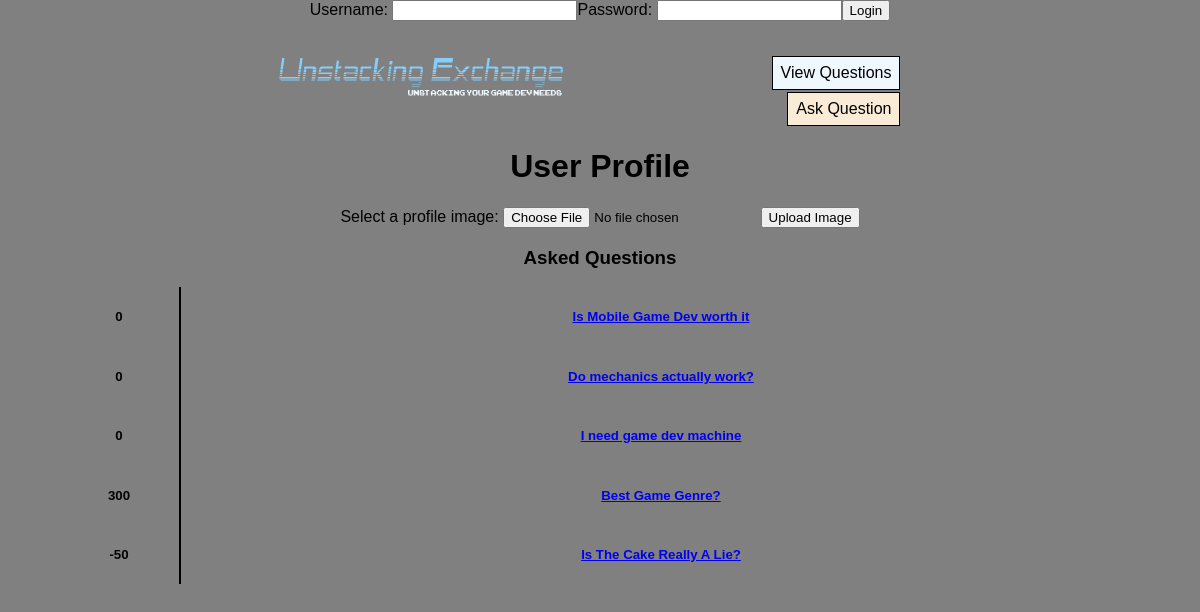
The app's page /profile.php with its own data.
### tables this page shows
CREATE TABLE `Questions` (
  `id` int(11) NOT NULL AUTO_INCREMENT,
  `questionScore` int(250) NOT NULL,
  `questionTitle` varchar(250) NOT NULL,
  `questionBody` varchar(8000) NOT NULL,
  `questionPoster` varchar(250) NOT NULL,
  PRIMARY KEY (`id`)
);

### profile.php (the view, shortened to what this page needs)
<!DOCTYPE html>
<html lang="en">
    <head>
        <link rel="stylesheet" type="text/css" href="CSS/stylesheet.css">
    </head>
    <body>
        <div id="Header">
            <?PHP
                    if (isset($_SESSION["USER"]))
                    {
                        echo "<form class=\"FormLogin\" action=\"PHP/Logout.php\" method=\"post\">";
                        echo "<b>Welcome: <a href=\"profile.php?id=\"".$_SESSION["USERID"]."\">".$_SESSION["USER"]."</a></b>";
                        echo "&nbsp&nbsp&nbsp";
                        echo "<input type=\"submit\" name=\"submit\" value=\"Logout\">";
                        echo "</form>";
                    }
                    else
                    {
                        echo "<form class=\"FormLogin\" action=\"PHP/Login.php\" method=\"post\">";
                        echo "Username: <input type=\"text\" name=\"LoginUsername\">";
                        echo "Password: <input type=\"password\" name=\"LoginPassword\">";
                        echo "<input type=\"submit\" name=\"submit\" value=\"Login\">";
                        echo "</form>";
                    }
                ?>
            <div class="Navigation">
                <h1>
                    <a href="index.php"><img src="images/Logo.png" class="logo"></a>
                </h1>
                <ul>
                    <li><a href="#" class="active">View Questions</a></li>
                    <li><A href="ask.php">Ask Question</a></li>
                </ul>
            </div>
            <div class="Profile">
                <h1>
                    User Profile
                </h1>
                <form action="PHP/Upload.php" method="post" enctype="multipart/form-data">
                    Select a profile image:
                    <input type="file" name="fileToUpload" id="fileToUpload">
                    <input type="submit" value="Upload Image" name="submit">
                </form>
                <h3>Asked Questions</h3>
                    <?php
                        $sql = "SELECT * FROM Questions ORDER BY id DESC LIMIT 5";
                        $result = mysqli_query($conn, $sql);
                        if (mysqli_num_rows($result) > 0)
                        {
                            while ($row = mysqli_fetch_assoc($result))
                            {
                                echo "<div>";
                                    echo "<div id=\"questionScore\">";
                                        echo "<h5>" . $row["questionScore"] . "</h5>";
                                    echo "</div>";
                                    echo "<div id=\"questionTitleLink\">";
                                        echo "<a href=\"QuestionView.php?id=" . $row["id"]. "\">";
                                            echo "<h5>" . $row["questionTitle"] . "</h5>" . "</a>";
                                    echo "</div>";
                                echo "</div>";
                            }
                        }else {
                            echo "<div>";
                            echo "<h5>";
                            echo "0 Results Found";
                            echo "</h5>";
                            echo "</div>";
                        }
                    ?>
            </div>
        </div>
    </body>
</html>

### CSS/stylesheet.css (style rules this page uses)
body { background: Gray; margin: 0; padding: 0; text-align: center; color: #000000; font-family: Arial, Helvetica, sans-serif; font-size: 100%; }
.Navigation { width:55%; margin:auto; text-align: left; }
.Navigation h1 { display: inline-block; width: 60%; margin: 0; padding: 0; }
.logo { width: 300px; height: 75px; }
.Navigation ul { display: inline-block; width: 35%; text-align: right; margin: 0; padding: 0; }
.Navigation ul li { display: inline-block; border: 1px solid black; margin: 1px; background: #FAEBD7; }
.Navigation ul li a { display: block; text-decoration: none; text-align: center; padding: 7px 8px; color: black; }
.active { background-color: #F0F8FF }
#questionScore { width: 10%; display: inline-block; margin: 0px; padding: 0px; border: none; border-right: 1px solid black; }
#questionTitleLink { width: 80%; display: inline-block; margin: 0px; padding: 0px; border: none; border-left: 1px solid black; }

### records on screen
questions: questionScore "0", questionTitle "Is Mobile Game Dev worth it"
questions: questionScore "0", questionTitle "Do mechanics actually work?"
questions: questionScore "0", questionTitle "I need game dev machine"
questions: questionScore "300", questionTitle "Best Game Genre?"
questions: questionScore "-50", questionTitle "Is The Cake Really A Lie?"
